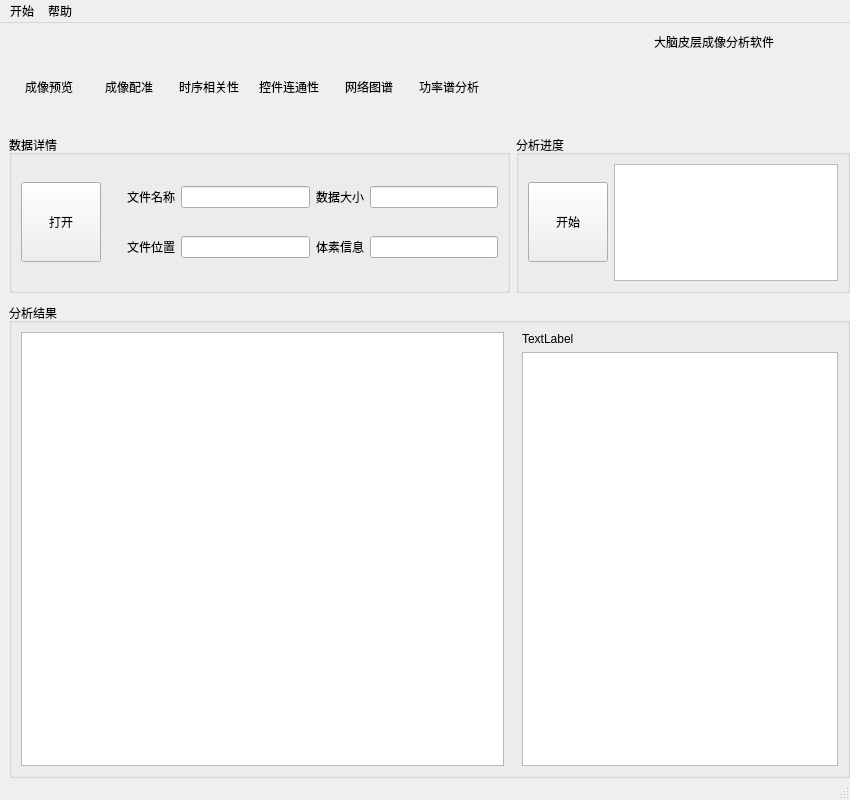
<?xml version="1.0" encoding="UTF-8"?>
<ui version="4.0">
 <class>MainWindow</class>
 <widget class="QMainWindow" name="MainWindow">
  <property name="geometry">
   <rect>
    <x>0</x>
    <y>0</y>
    <width>850</width>
    <height>800</height>
   </rect>
  </property>
  <property name="minimumSize">
   <size>
    <width>850</width>
    <height>800</height>
   </size>
  </property>
  <property name="windowTitle">
   <string>MainWindow</string>
  </property>
  <widget class="QWidget" name="centralwidget">
   <layout class="QVBoxLayout" name="verticalLayout_3">
    <property name="spacing">
     <number>0</number>
    </property>
    <property name="leftMargin">
     <number>9</number>
    </property>
    <property name="topMargin">
     <number>0</number>
    </property>
    <property name="rightMargin">
     <number>0</number>
    </property>
    <property name="bottomMargin">
     <number>0</number>
    </property>
    <item>
     <widget class="QWidget" name="verticalWidget" native="true">
      <layout class="QVBoxLayout" name="verticalLayout_2" stretch="1,7">
       <property name="spacing">
        <number>20</number>
       </property>
       <property name="leftMargin">
        <number>0</number>
       </property>
       <property name="topMargin">
        <number>0</number>
       </property>
       <property name="rightMargin">
        <number>0</number>
       </property>
       <property name="bottomMargin">
        <number>0</number>
       </property>
       <item>
        <layout class="QHBoxLayout" name="horizontalLayout">
         <property name="spacing">
          <number>10</number>
         </property>
         <property name="leftMargin">
          <number>5</number>
         </property>
         <property name="topMargin">
          <number>5</number>
         </property>
         <property name="rightMargin">
          <number>5</number>
         </property>
         <property name="bottomMargin">
          <number>5</number>
         </property>
         <item>
          <widget class="ClickableWidget" name="widgetContainerStep_1" native="true">
           <property name="minimumSize">
            <size>
             <width>70</width>
             <height>0</height>
            </size>
           </property>
           <layout class="QVBoxLayout" name="verticalLayout_7">
            <property name="spacing">
             <number>0</number>
            </property>
            <property name="leftMargin">
             <number>5</number>
            </property>
            <property name="topMargin">
             <number>5</number>
            </property>
            <property name="rightMargin">
             <number>5</number>
            </property>
            <property name="bottomMargin">
             <number>5</number>
            </property>
            <item>
             <widget class="QWidget" name="widgetIconStep_1" native="true">
              <property name="minimumSize">
               <size>
                <width>0</width>
                <height>0</height>
               </size>
              </property>
             </widget>
            </item>
            <item>
             <widget class="QLabel" name="label_3">
              <property name="sizePolicy">
               <sizepolicy hsizetype="Preferred" vsizetype="Preferred">
                <horstretch>0</horstretch>
                <verstretch>0</verstretch>
               </sizepolicy>
              </property>
              <property name="text">
               <string>成像预览</string>
              </property>
              <property name="alignment">
               <set>Qt::AlignmentFlag::AlignCenter</set>
              </property>
             </widget>
            </item>
           </layout>
          </widget>
         </item>
         <item>
          <widget class="ClickableWidget" name="widgetContainerStep_2" native="true">
           <property name="minimumSize">
            <size>
             <width>70</width>
             <height>0</height>
            </size>
           </property>
           <layout class="QVBoxLayout" name="verticalLayout_8">
            <property name="spacing">
             <number>0</number>
            </property>
            <property name="leftMargin">
             <number>5</number>
            </property>
            <property name="topMargin">
             <number>5</number>
            </property>
            <property name="rightMargin">
             <number>5</number>
            </property>
            <property name="bottomMargin">
             <number>5</number>
            </property>
            <item>
             <widget class="QWidget" name="widgetIconStep_2" native="true"/>
            </item>
            <item>
             <widget class="QLabel" name="label_6">
              <property name="text">
               <string>成像配准</string>
              </property>
              <property name="alignment">
               <set>Qt::AlignmentFlag::AlignCenter</set>
              </property>
             </widget>
            </item>
           </layout>
          </widget>
         </item>
         <item>
          <widget class="ClickableWidget" name="widgetContainerStep_3" native="true">
           <property name="minimumSize">
            <size>
             <width>70</width>
             <height>0</height>
            </size>
           </property>
           <layout class="QVBoxLayout" name="verticalLayout_9">
            <property name="spacing">
             <number>0</number>
            </property>
            <property name="leftMargin">
             <number>5</number>
            </property>
            <property name="topMargin">
             <number>5</number>
            </property>
            <property name="rightMargin">
             <number>5</number>
            </property>
            <property name="bottomMargin">
             <number>5</number>
            </property>
            <item>
             <widget class="QWidget" name="widgetIconStep_3" native="true"/>
            </item>
            <item>
             <widget class="QLabel" name="label_8">
              <property name="text">
               <string>时序相关性</string>
              </property>
              <property name="alignment">
               <set>Qt::AlignmentFlag::AlignCenter</set>
              </property>
             </widget>
            </item>
           </layout>
          </widget>
         </item>
         <item>
          <widget class="ClickableWidget" name="widgetContainerStep_4" native="true">
           <property name="minimumSize">
            <size>
             <width>70</width>
             <height>0</height>
            </size>
           </property>
           <layout class="QVBoxLayout" name="verticalLayout_10">
            <property name="spacing">
             <number>0</number>
            </property>
            <property name="leftMargin">
             <number>5</number>
            </property>
            <property name="topMargin">
             <number>5</number>
            </property>
            <property name="rightMargin">
             <number>5</number>
            </property>
            <property name="bottomMargin">
             <number>5</number>
            </property>
            <item>
             <widget class="QWidget" name="widgetIconStep_4" native="true"/>
            </item>
            <item>
             <widget class="QLabel" name="label_9">
              <property name="text">
               <string>控件连通性</string>
              </property>
              <property name="alignment">
               <set>Qt::AlignmentFlag::AlignCenter</set>
              </property>
             </widget>
            </item>
           </layout>
          </widget>
         </item>
         <item>
          <widget class="ClickableWidget" name="widgetContainerStep_5" native="true">
           <property name="minimumSize">
            <size>
             <width>70</width>
             <height>0</height>
            </size>
           </property>
           <layout class="QVBoxLayout" name="verticalLayout_11">
            <property name="spacing">
             <number>0</number>
            </property>
            <property name="leftMargin">
             <number>5</number>
            </property>
            <property name="topMargin">
             <number>5</number>
            </property>
            <property name="rightMargin">
             <number>5</number>
            </property>
            <property name="bottomMargin">
             <number>5</number>
            </property>
            <item>
             <widget class="QWidget" name="widgetIconStep_5" native="true"/>
            </item>
            <item>
             <widget class="QLabel" name="label_11">
              <property name="text">
               <string>网络图谱</string>
              </property>
              <property name="alignment">
               <set>Qt::AlignmentFlag::AlignCenter</set>
              </property>
             </widget>
            </item>
           </layout>
          </widget>
         </item>
         <item>
          <widget class="ClickableWidget" name="widgetContainerStep_6" native="true">
           <property name="minimumSize">
            <size>
             <width>70</width>
             <height>0</height>
            </size>
           </property>
           <layout class="QVBoxLayout" name="verticalLayout_12">
            <property name="spacing">
             <number>0</number>
            </property>
            <property name="leftMargin">
             <number>5</number>
            </property>
            <property name="topMargin">
             <number>5</number>
            </property>
            <property name="rightMargin">
             <number>5</number>
            </property>
            <property name="bottomMargin">
             <number>5</number>
            </property>
            <item>
             <widget class="QWidget" name="widgetIconStep_6" native="true"/>
            </item>
            <item>
             <widget class="QLabel" name="label_13">
              <property name="text">
               <string>功率谱分析</string>
              </property>
              <property name="alignment">
               <set>Qt::AlignmentFlag::AlignCenter</set>
              </property>
             </widget>
            </item>
           </layout>
          </widget>
         </item>
         <item>
          <spacer name="horizontalSpacer_2">
           <property name="orientation">
            <enum>Qt::Orientation::Horizontal</enum>
           </property>
           <property name="sizeHint" stdset="0">
            <size>
             <width>30</width>
             <height>20</height>
            </size>
           </property>
          </spacer>
         </item>
         <item>
          <widget class="QWidget" name="widget" native="true">
           <layout class="QHBoxLayout" name="horizontalLayout_3">
            <property name="leftMargin">
             <number>5</number>
            </property>
            <property name="topMargin">
             <number>5</number>
            </property>
            <property name="rightMargin">
             <number>5</number>
            </property>
            <property name="bottomMargin">
             <number>5</number>
            </property>
            <item>
             <widget class="QWidget" name="widget_11" native="true">
              <property name="sizePolicy">
               <sizepolicy hsizetype="Maximum" vsizetype="Preferred">
                <horstretch>0</horstretch>
                <verstretch>0</verstretch>
               </sizepolicy>
              </property>
              <layout class="QVBoxLayout" name="verticalLayout_13">
               <property name="leftMargin">
                <number>0</number>
               </property>
               <property name="topMargin">
                <number>0</number>
               </property>
               <property name="rightMargin">
                <number>0</number>
               </property>
               <property name="bottomMargin">
                <number>0</number>
               </property>
               <item>
                <layout class="QHBoxLayout" name="horizontalLayout_8">
                 <property name="topMargin">
                  <number>0</number>
                 </property>
                 <item>
                  <widget class="QLabel" name="labelLogoText">
                   <property name="minimumSize">
                    <size>
                     <width>30</width>
                     <height>20</height>
                    </size>
                   </property>
                   <property name="text">
                    <string>大脑皮层成像分析软件</string>
                   </property>
                   <property name="alignment">
                    <set>Qt::AlignmentFlag::AlignLeading|Qt::AlignmentFlag::AlignLeft|Qt::AlignmentFlag::AlignTop</set>
                   </property>
                  </widget>
                 </item>
                 <item>
                  <widget class="QLabel" name="labelLogo">
                   <property name="minimumSize">
                    <size>
                     <width>60</width>
                     <height>60</height>
                    </size>
                   </property>
                   <property name="text">
                    <string/>
                   </property>
                  </widget>
                 </item>
                </layout>
               </item>
               <item>
                <spacer name="verticalSpacer">
                 <property name="orientation">
                  <enum>Qt::Orientation::Vertical</enum>
                 </property>
                 <property name="sizeHint" stdset="0">
                  <size>
                   <width>20</width>
                   <height>40</height>
                  </size>
                 </property>
                </spacer>
               </item>
              </layout>
             </widget>
            </item>
           </layout>
          </widget>
         </item>
        </layout>
       </item>
       <item>
        <layout class="QHBoxLayout" name="horizontalLayout_2">
         <item>
          <layout class="QVBoxLayout" name="verticalLayout_4" stretch="1,3">
           <property name="spacing">
            <number>10</number>
           </property>
           <item>
            <widget class="QWidget" name="widget_2" native="true">
             <layout class="QHBoxLayout" name="horizontalLayout_5">
              <property name="leftMargin">
               <number>0</number>
              </property>
              <property name="topMargin">
               <number>0</number>
              </property>
              <property name="rightMargin">
               <number>0</number>
              </property>
              <property name="bottomMargin">
               <number>0</number>
              </property>
              <item>
               <layout class="QHBoxLayout" name="horizontalLayout_4" stretch="3,2">
                <item>
                 <widget class="QGroupBox" name="groupBox">
                  <property name="title">
                   <string>数据详情</string>
                  </property>
                  <layout class="QHBoxLayout" name="horizontalLayout_12">
                   <property name="leftMargin">
                    <number>9</number>
                   </property>
                   <property name="topMargin">
                    <number>9</number>
                   </property>
                   <property name="rightMargin">
                    <number>9</number>
                   </property>
                   <property name="bottomMargin">
                    <number>9</number>
                   </property>
                   <item>
                    <widget class="QPushButton" name="pushButtonOpenFile">
                     <property name="sizePolicy">
                      <sizepolicy hsizetype="Minimum" vsizetype="Minimum">
                       <horstretch>0</horstretch>
                       <verstretch>0</verstretch>
                      </sizepolicy>
                     </property>
                     <property name="maximumSize">
                      <size>
                       <width>80</width>
                       <height>80</height>
                      </size>
                     </property>
                     <property name="text">
                      <string>打开</string>
                     </property>
                    </widget>
                   </item>
                   <item>
                    <layout class="QGridLayout" name="gridLayout_2">
                     <property name="leftMargin">
                      <number>20</number>
                     </property>
                     <item row="0" column="2">
                      <widget class="QLabel" name="label_4">
                       <property name="text">
                        <string>数据大小</string>
                       </property>
                      </widget>
                     </item>
                     <item row="2" column="0">
                      <widget class="QLabel" name="label_10">
                       <property name="text">
                        <string>文件位置</string>
                       </property>
                      </widget>
                     </item>
                     <item row="0" column="0">
                      <widget class="QLabel" name="label_5">
                       <property name="text">
                        <string>文件名称</string>
                       </property>
                      </widget>
                     </item>
                     <item row="2" column="2">
                      <widget class="QLabel" name="label_7">
                       <property name="text">
                        <string>体素信息</string>
                       </property>
                      </widget>
                     </item>
                     <item row="0" column="1">
                      <widget class="QLineEdit" name="lineEdit"/>
                     </item>
                     <item row="2" column="1">
                      <widget class="QLineEdit" name="lineEdit_2"/>
                     </item>
                     <item row="0" column="3">
                      <widget class="QLineEdit" name="lineEdit_3"/>
                     </item>
                     <item row="2" column="3">
                      <widget class="QLineEdit" name="lineEdit_4"/>
                     </item>
                    </layout>
                   </item>
                  </layout>
                 </widget>
                </item>
                <item>
                 <widget class="QGroupBox" name="groupBox_2">
                  <property name="title">
                   <string>分析进度</string>
                  </property>
                  <layout class="QHBoxLayout" name="horizontalLayout_13">
                   <item>
                    <widget class="QPushButton" name="pushButtonRun">
                     <property name="sizePolicy">
                      <sizepolicy hsizetype="Minimum" vsizetype="Minimum">
                       <horstretch>0</horstretch>
                       <verstretch>0</verstretch>
                      </sizepolicy>
                     </property>
                     <property name="maximumSize">
                      <size>
                       <width>80</width>
                       <height>80</height>
                      </size>
                     </property>
                     <property name="text">
                      <string>开始</string>
                     </property>
                    </widget>
                   </item>
                   <item>
                    <widget class="QTextBrowser" name="textBrowser">
                     <property name="sizePolicy">
                      <sizepolicy hsizetype="Preferred" vsizetype="Preferred">
                       <horstretch>0</horstretch>
                       <verstretch>0</verstretch>
                      </sizepolicy>
                     </property>
                    </widget>
                   </item>
                  </layout>
                 </widget>
                </item>
               </layout>
              </item>
             </layout>
            </widget>
           </item>
           <item>
            <widget class="QWidget" name="widget_3" native="true">
             <layout class="QHBoxLayout" name="horizontalLayout_7">
              <property name="spacing">
               <number>0</number>
              </property>
              <property name="leftMargin">
               <number>0</number>
              </property>
              <property name="topMargin">
               <number>0</number>
              </property>
              <property name="rightMargin">
               <number>0</number>
              </property>
              <property name="bottomMargin">
               <number>0</number>
              </property>
              <item>
               <widget class="QGroupBox" name="groupBox_3">
                <property name="title">
                 <string>分析结果</string>
                </property>
                <layout class="QHBoxLayout" name="horizontalLayout_6" stretch="3,2">
                 <property name="spacing">
                  <number>0</number>
                 </property>
                 <property name="leftMargin">
                  <number>0</number>
                 </property>
                 <property name="topMargin">
                  <number>0</number>
                 </property>
                 <property name="rightMargin">
                  <number>0</number>
                 </property>
                 <property name="bottomMargin">
                  <number>0</number>
                 </property>
                 <item>
                  <widget class="QWidget" name="widget_5" native="true">
                   <layout class="QVBoxLayout" name="verticalLayout_6">
                    <item>
                     <widget class="QGraphicsView" name="graphicsView"/>
                    </item>
                   </layout>
                  </widget>
                 </item>
                 <item>
                  <widget class="QWidget" name="widget_4" native="true">
                   <layout class="QVBoxLayout" name="verticalLayout_5">
                    <item>
                     <widget class="QLabel" name="labelList">
                      <property name="text">
                       <string>TextLabel</string>
                      </property>
                     </widget>
                    </item>
                    <item>
                     <widget class="QListWidget" name="listWidget"/>
                    </item>
                   </layout>
                  </widget>
                 </item>
                </layout>
               </widget>
              </item>
             </layout>
            </widget>
           </item>
          </layout>
         </item>
        </layout>
       </item>
      </layout>
     </widget>
    </item>
   </layout>
  </widget>
  <widget class="QMenuBar" name="menubar">
   <property name="geometry">
    <rect>
     <x>0</x>
     <y>0</y>
     <width>850</width>
     <height>21</height>
    </rect>
   </property>
   <widget class="QMenu" name="menu">
    <property name="title">
     <string>开始</string>
    </property>
    <addaction name="actionaction1"/>
    <addaction name="actionaction2"/>
    <addaction name="actionaction3"/>
   </widget>
   <widget class="QMenu" name="menu_2">
    <property name="title">
     <string>帮助</string>
    </property>
    <addaction name="actionSettings"/>
    <addaction name="actionAbout"/>
   </widget>
   <addaction name="menu"/>
   <addaction name="menu_2"/>
  </widget>
  <widget class="QStatusBar" name="statusbar"/>
  <action name="actionaction1">
   <property name="text">
    <string>action1</string>
   </property>
  </action>
  <action name="actionaction2">
   <property name="text">
    <string>action2</string>
   </property>
  </action>
  <action name="actionaction3">
   <property name="text">
    <string>action3</string>
   </property>
  </action>
  <action name="actionSettings">
   <property name="text">
    <string>Settings</string>
   </property>
  </action>
  <action name="actionAbout">
   <property name="text">
    <string>About</string>
   </property>
  </action>
 </widget>
 <customwidgets>
  <customwidget>
   <class>ClickableWidget</class>
   <extends>QWidget</extends>
   <header location="global">./component/clickablewidget.h</header>
   <container>1</container>
  </customwidget>
 </customwidgets>
 <resources/>
 <connections/>
</ui>
